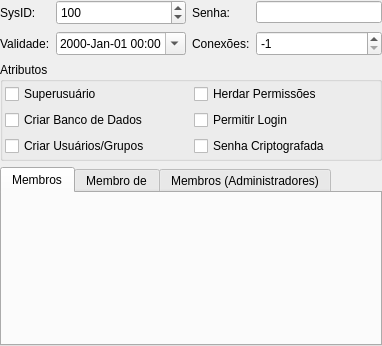
<?xml version="1.0" encoding="UTF-8"?>
<ui version="4.0">
 <class>PapelWidget</class>
 <widget class="QWidget" name="PapelWidget">
  <property name="geometry">
   <rect>
    <x>0</x>
    <y>0</y>
    <width>382</width>
    <height>346</height>
   </rect>
  </property>
  <property name="minimumSize">
   <size>
    <width>0</width>
    <height>0</height>
   </size>
  </property>
  <property name="windowTitle">
   <string>Form</string>
  </property>
  <layout class="QGridLayout" name="papel_grid">
   <property name="margin">
    <number>0</number>
   </property>
   <item row="0" column="0">
    <widget class="QLabel" name="sysid_lbl">
     <property name="text">
      <string>SysID:</string>
     </property>
    </widget>
   </item>
   <item row="0" column="1">
    <widget class="QSpinBox" name="sysid_sb">
     <property name="minimumSize">
      <size>
       <width>0</width>
       <height>25</height>
      </size>
     </property>
     <property name="minimum">
      <number>0</number>
     </property>
     <property name="maximum">
      <number>65535</number>
     </property>
     <property name="value">
      <number>100</number>
     </property>
    </widget>
   </item>
   <item row="0" column="2">
    <widget class="QLabel" name="senha_lbl">
     <property name="text">
      <string>Senha:</string>
     </property>
    </widget>
   </item>
   <item row="0" column="3">
    <widget class="QLineEdit" name="senha_edt"/>
   </item>
   <item row="1" column="0">
    <widget class="QLabel" name="validade_lbl">
     <property name="text">
      <string>Validade:</string>
     </property>
    </widget>
   </item>
   <item row="1" column="1">
    <widget class="QDateTimeEdit" name="validade_dte">
     <property name="displayFormat">
      <string>yyyy-MMM-dd hh:mm</string>
     </property>
     <property name="calendarPopup">
      <bool>true</bool>
     </property>
    </widget>
   </item>
   <item row="1" column="2">
    <widget class="QLabel" name="limconexao_lbl">
     <property name="font">
      <font>
       <weight>50</weight>
       <italic>false</italic>
       <bold>false</bold>
      </font>
     </property>
     <property name="text">
      <string>Conexões:</string>
     </property>
    </widget>
   </item>
   <item row="1" column="3">
    <widget class="QSpinBox" name="limconexao_sb">
     <property name="minimumSize">
      <size>
       <width>0</width>
       <height>25</height>
      </size>
     </property>
     <property name="minimum">
      <number>-1</number>
     </property>
     <property name="maximum">
      <number>65535</number>
     </property>
     <property name="value">
      <number>-1</number>
     </property>
    </widget>
   </item>
   <item row="2" column="0" colspan="4">
    <widget class="QGroupBox" name="groupBox">
     <property name="title">
      <string>Atributos</string>
     </property>
     <layout class="QGridLayout" name="gridLayout">
      <property name="margin">
       <number>2</number>
      </property>
      <item row="0" column="0">
       <widget class="QCheckBox" name="superusr_chk">
        <property name="text">
         <string>Superusuário</string>
        </property>
       </widget>
      </item>
      <item row="0" column="1">
       <widget class="QCheckBox" name="herdarperm_chk">
        <property name="text">
         <string>Herdar Permissões</string>
        </property>
       </widget>
      </item>
      <item row="1" column="0">
       <widget class="QCheckBox" name="criarbd_chk">
        <property name="text">
         <string>Criar Banco de Dados</string>
        </property>
       </widget>
      </item>
      <item row="1" column="1">
       <widget class="QCheckBox" name="permitirlogin_chk">
        <property name="text">
         <string>Permitir Login</string>
        </property>
       </widget>
      </item>
      <item row="2" column="0">
       <widget class="QCheckBox" name="criarusr_chk">
        <property name="text">
         <string>Criar Usuários/Grupos</string>
        </property>
       </widget>
      </item>
      <item row="2" column="1">
       <widget class="QCheckBox" name="senhacripto_chk">
        <property name="text">
         <string>Senha Criptografada</string>
        </property>
       </widget>
      </item>
     </layout>
    </widget>
   </item>
   <item row="3" column="0" colspan="4">
    <widget class="QTabWidget" name="membros_twg">
     <property name="currentIndex">
      <number>0</number>
     </property>
     <widget class="QWidget" name="membros_tab">
      <attribute name="title">
       <string>Membros</string>
      </attribute>
     </widget>
     <widget class="QWidget" name="membro_tab">
      <attribute name="title">
       <string>Membro de</string>
      </attribute>
     </widget>
     <widget class="QWidget" name="membros_adm_tab">
      <attribute name="title">
       <string>Membros (Administradores)</string>
      </attribute>
     </widget>
    </widget>
   </item>
  </layout>
 </widget>
 <resources>
  <include location="../res/resources.qrc"/>
  <include location="../res/resources.qrc"/>
 </resources>
 <connections/>
</ui>
